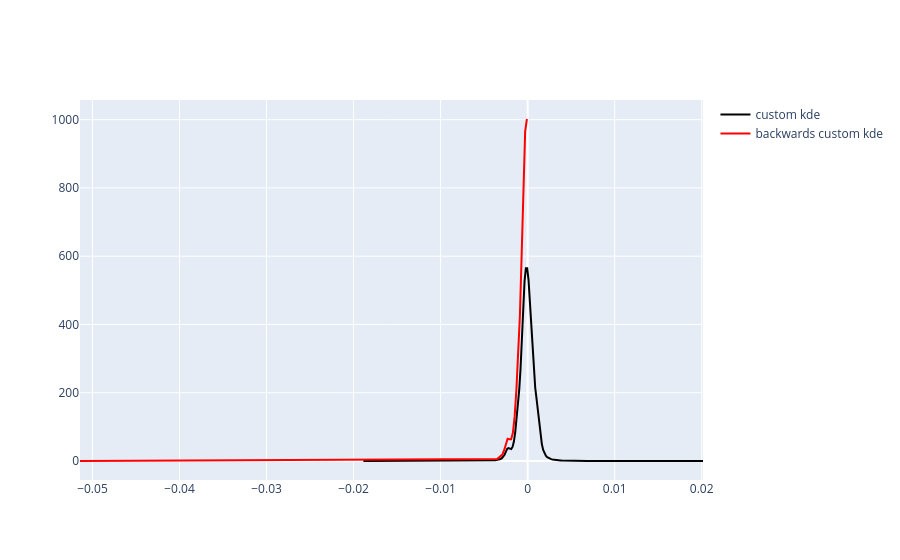

Notebook cell for this chart:
### Code cell
dSup, dens = lqd2dens_test(
    lqd, 
    lqdSup, 
    c=c, 
    dSup=grid,
    t0 =  t0_
    )

fig = go.Figure()

# Gaussian KDE
fig.add_trace(
    go.Scatter(
        x=grid,
        y=density,
        mode="lines",
        name="custom kde",
        line=dict(color="black")
    )
)

# Gaussian KDE
fig.add_trace(
    go.Scatter(
        x=dSup,
        y=dens,
        mode="lines",
        name="backwards custom kde",
        line=dict(color="red")
    )
)


fig.show()

### Figure 1 — Plotly figure (JSON) as saved in the notebook; plotly's stock layout.template omitted (floating-point values rounded to 4 significant figures; data arrays with more than 128 entries replaced by an {"elided": "..."} marker saying what was removed)
{"data": [{"line": {"color": "black"}, "mode": "lines", "name": "custom kde", "type": "scatter", "x": {"elided": "256 float values"}, "y": {"elided": "256 float values"}}, {"line": {"color": "red"}, "mode": "lines", "name": "backwards custom kde", "type": "scatter", "x": {"elided": "256 float values"}, "y": {"elided": "256 float values"}}], "layout": {}}
